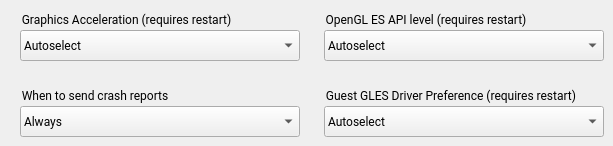
   <widget class="QWidget" name="advanced_tab">
    <attribute name="title">
     <string>Advanced</string>
    </attribute>
    <widget class="QGroupBox" name="set_glesBackendTitle">
     <property name="geometry">
      <rect>
       <x>20</x>
       <y>10</y>
       <width>261</width>
       <height>21</height>
      </rect>
     </property>
     <property name="font">
      <font>
       <family>Roboto</family>
      </font>
     </property>
     <property name="styleSheet">
      <string notr="true">border: 0px;</string>
     </property>
     <property name="title">
      <string>Graphics Acceleration (requires restart)</string>
     </property>
     <property name="ColorGroup" stdset="0">
      <string>Title</string>
     </property>
    </widget>
    <widget class="QGroupBox" name="set_glesApiLevelTitle">
     <property name="geometry">
      <rect>
       <x>324</x>
       <y>10</y>
       <width>261</width>
       <height>21</height>
      </rect>
     </property>
     <property name="font">
      <font>
       <family>Roboto</family>
      </font>
     </property>
     <property name="styleSheet">
      <string notr="true">border: 0px;</string>
     </property>
     <property name="title">
      <string>OpenGL ES API level (requires restart)</string>
     </property>
     <property name="ColorGroup" stdset="0">
      <string>Title</string>
     </property>
    </widget>
    <widget class="QGroupBox" name="set_crashReprotPrefTitle">
     <property name="geometry">
      <rect>
       <x>20</x>
       <y>86</y>
       <width>281</width>
       <height>21</height>
      </rect>
     </property>
     <property name="font">
      <font>
       <family>Roboto</family>
      </font>
     </property>
     <property name="styleSheet">
      <string notr="true">border: 0px;</string>
     </property>
     <property name="title">
      <string>When to send crash reports</string>
     </property>
     <property name="ColorGroup" stdset="0">
      <string>Title</string>
     </property>
    </widget>
    <widget class="QComboBox" name="set_glesBackendPrefComboBox">
     <property name="geometry">
      <rect>
       <x>20</x>
       <y>30</y>
       <width>280</width>
       <height>31</height>
      </rect>
     </property>
     <property name="font">
      <font>
       <family>Roboto</family>
      </font>
     </property>
     <property name="styleSheet">
      <string notr="true">padding: 3px 3px 3px 3px;</string>
     </property>
     <property name="editable">
      <bool>false</bool>
     </property>
     <property name="currentText">
      <string>Autoselect</string>
     </property>
     <property name="report_metrics" stdset="0">
      <bool>false</bool>
     </property>
     <item>
      <property name="text">
       <string>Autoselect</string>
      </property>
     </item>
     <item>
      <property name="text">
       <string>ANGLE (D3D11)</string>
      </property>
     </item>
     <item>
      <property name="text">
       <string>ANGLE (D3D9)</string>
      </property>
     </item>
     <item>
      <property name="text">
       <string>SwiftShader</string>
      </property>
     </item>
     <item>
      <property name="text">
       <string>Desktop native OpenGL</string>
      </property>
     </item>
     <item>
      <property name="text">
       <string>Software</string>
      </property>
     </item>
     <item>
      <property name="text">
       <string>Hardware</string>
      </property>
     </item>
    </widget>
    <widget class="QGroupBox" name="set_guestGlesDriverPrefTitle">
     <property name="geometry">
      <rect>
       <x>324</x>
       <y>86</y>
       <width>261</width>
       <height>21</height>
      </rect>
     </property>
     <property name="font">
      <font>
       <family>Roboto</family>
      </font>
     </property>
     <property name="styleSheet">
      <string notr="true">border: 0px;</string>
     </property>
     <property name="title">
      <string>Guest GLES Driver Preference (requires restart)</string>
     </property>
     <property name="ColorGroup" stdset="0">
      <string>Title</string>
     </property>
    </widget>
    <widget class="QComboBox" name="set_guestGlesDriverPrefComboBox">
     <property name="geometry">
      <rect>
       <x>324</x>
       <y>106</y>
       <width>280</width>
       <height>31</height>
      </rect>
     </property>
     <property name="font">
      <font>
       <family>Roboto</family>
      </font>
     </property>
     <property name="styleSheet">
      <string notr="true">padding: 3px 3px 3px 3px;</string>
     </property>
     <property name="editable">
      <bool>false</bool>
     </property>
     <property name="currentText">
      <string>Autoselect</string>
     </property>
     <property name="report_metrics" stdset="0">
      <bool>false</bool>
     </property>
     <item>
      <property name="text">
       <string>Autoselect</string>
      </property>
     </item>
     <item>
      <property name="text">
       <string>Guest Angle</string>
      </property>
     </item>
     <item>
      <property name="text">
       <string>Android Native</string>
      </property>
     </item>
    </widget>
    <widget class="QComboBox" name="set_glesApiLevelPrefComboBox">
     <property name="geometry">
      <rect>
       <x>324</x>
       <y>30</y>
       <width>280</width>
       <height>31</height>
      </rect>
     </property>
     <property name="font">
      <font>
       <family>Roboto</family>
      </font>
     </property>
     <property name="styleSheet">
      <string notr="true">padding: 3px 3px 3px 3px;</string>
     </property>
     <property name="editable">
      <bool>false</bool>
     </property>
     <property name="currentText">
      <string>Autoselect</string>
     </property>
     <property name="report_metrics" stdset="0">
      <bool>false</bool>
     </property>
     <item>
      <property name="text">
       <string>Autoselect</string>
      </property>
     </item>
     <item>
      <property name="text">
       <string>Renderer maximum (up to OpenGL ES 3.1)</string>
      </property>
     </item>
     <item>
      <property name="text">
       <string>Compatibility (OpenGL ES 1.1/2.0)</string>
      </property>
     </item>
    </widget>
    <widget class="QComboBox" name="set_crashReportPrefComboBox">
     <property name="geometry">
      <rect>
       <x>20</x>
       <y>106</y>
       <width>280</width>
       <height>31</height>
      </rect>
     </property>
     <property name="font">
      <font>
       <family>Roboto</family>
      </font>
     </property>
     <property name="styleSheet">
      <string notr="true">padding: 3px 3px 3px 3px;</string>
     </property>
     <property name="maxVisibleItems">
      <number>3</number>
     </property>
     <property name="report_metrics" stdset="0">
      <bool>false</bool>
     </property>
     <item>
      <property name="text">
       <string>Always</string>
      </property>
     </item>
     <item>
      <property name="text">
       <string>Never</string>
      </property>
     </item>
     <item>
      <property name="text">
       <string>Ask</string>
      </property>
     </item>
    </widget>
   </widget>
